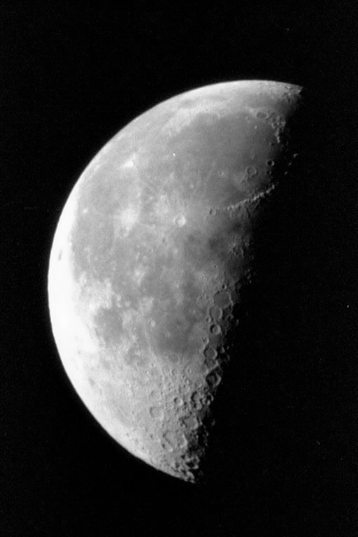
#> input picture images/moon.tif, 358 x 537 px
$ jupyter execute lab_16.ipynb
#> lines starting #> are read from the running program, lines starting #| are printed output that depends on the picture; after the words box and inside, x2 and y2 are one past the last pixel; in counts of white or black regions, pixels touching at a corner belong together
# Filtros lineales espaciales - otros casos

<div class="alert alert-block alert-success">
<b>Resumen:</b> En esta actividad se aplican diversos filtros lineales espaciales a una imagen en escala de grises. Se crean y visualizan máscaras de filtros como el Laplaciano, promedio, Gaussiano, Laplaciano del Gaussiano (LoG), desenfoque de movimiento, Prewitt, Sobel y Unsharp Mask. Estos filtros se aplican a la imagen original para resaltar diferentes características como bordes, texturas y detalles. Se identifican las imágenes que requieren normalización debido a valores de píxeles fuera del rango estándar, y se aplica la normalización min-max para escalar los valores entre 0 y 255, permitiendo una visualización adecuada. Finalmente, se analizan los resultados para comprender el impacto de cada filtro y la importancia de la normalización en el procesamiento y visualización de imágenes digitales.
</div>

### 1. Preámbulo

[cell 1]
# Importar las bibliotecas necesarias
import cv2
import numpy as np
import matplotlib.pyplot as plt

### 2. Lectura de la imagen

[cell 2]
# Lectura y visualización de la imagen
im_gray_1 = cv2.imread('./images/moon.tif', cv2.IMREAD_GRAYSCALE)
#> im_gray_1 is the input picture: shape (537, 358); min 0, max 253, mean 52.9

# Mostrar la imagen original
plt.figure(figsize=(6,6))
plt.imshow(im_gray_1, cmap='gray')
plt.title('Imagen Original')
plt.axis('off')
plt.show()

### 3. Filtros

Creación de máscaras

[cell 3]
sz = (21, 21)

#### 3.1 Filtro Laplaciano

[cell 4]
w_1 = np.array([[0, 1, 0],
                [1, -4, 1],
                [0, 1, 0]], dtype=np.float32)

#### 3.2 Filtro Promedio (average)

[cell 5]
w_2 = np.ones(sz, dtype=np.float32) / (sz[0] * sz[1])

#### 3.3 Filtro Gaussiano

[cell 6]
sigma_gauss = 2.5
w_3 = cv2.getGaussianKernel(ksize=sz[0], sigma=sigma_gauss)
w_3 = w_3 * w_3.T  # Convertir a 2D

#### 3.4 Filtro Laplaciano del Gaussiano (LoG)

[cell 7]
sigma_log = 5
x, y = np.meshgrid(np.arange(-sz[0]//2+1, sz[1]//2+1), np.arange(-sz[0]//2+1, sz[1]//2+1))
w_4 = -(1/(np.pi * sigma_log**4)) * (1 - ((x**2 + y**2) / (2 * sigma_log**2))) * np.exp(-(x**2 + y**2) / (2 * sigma_log**2))
w_4 = w_4 / np.sum(np.abs(w_4))

#### 3.5 Filtro de movimiento (Motion Blur)

[cell 8]
size = 20
angle = 45
w_5 = np.zeros((size, size), dtype=np.float32)
center = size // 2
slope = np.tan(np.deg2rad(angle))
for i in range(size):
    offset = int(round(slope * (i - center) + center))
    if 0 <= offset < size:
        w_5[offset, i] = 1
w_5 /= w_5.sum()

#### 3.6 Filtro Prewitt

[cell 9]
w_6 = np.array([[-1, 0, 1],
                [-1, 0, 1],
                [-1, 0, 1]], dtype=np.float32)

#### 3.7 Filtro Sobel

[cell 10]
w_7 = np.array([[-1, 0, 1],
                [-2, 0, 2],
                [-1, 0, 1]], dtype=np.float32)

#### 3.8 Filtro Unsharp mask

[cell 11]
alpha = 0.2
kernel_size = 5
gaussian = cv2.getGaussianKernel(kernel_size, 0)
gaussian = gaussian * gaussian.T
delta = np.zeros_like(gaussian)
delta[kernel_size//2, kernel_size//2] = 1
w_8 = delta + alpha * (delta - gaussian)

#### 3.9 Visualización de la máscaras

[cell 12]
# Visualización de todas las máscaras en 2D

# Lista de máscaras y títulos
mascaras = [
    (w_1, 'Máscara Laplaciana (w_1)'),
    (w_2, 'Máscara Promedio (w_2)'),
    (w_3, 'Máscara Gaussiana (w_3)'),
    (w_4, 'Máscara LoG (w_4)'),
    (w_5, 'Máscara Motion Blur (w_5)'),
    (w_6, 'Máscara Prewitt (w_6)'),
    (w_7, 'Máscara Sobel (w_7)'),
    (w_8, 'Máscara Unsharp Mask (w_8)')
]
n_cols = 3
n_rows = (len(mascaras) + n_cols - 1) // n_cols

plt.figure(figsize=(12, 8))
plt.subplots_adjust(hspace=0.5, wspace=0.3)
# Visualizar cada máscara
index = 0
for mask, title in mascaras:
    plt.subplot(n_rows, n_cols, index + 1)
    plt.imshow(mask, cmap='gray')
    plt.title(title)
    plt.axis('off')
    plt.colorbar()
    index += 1

plt.show()
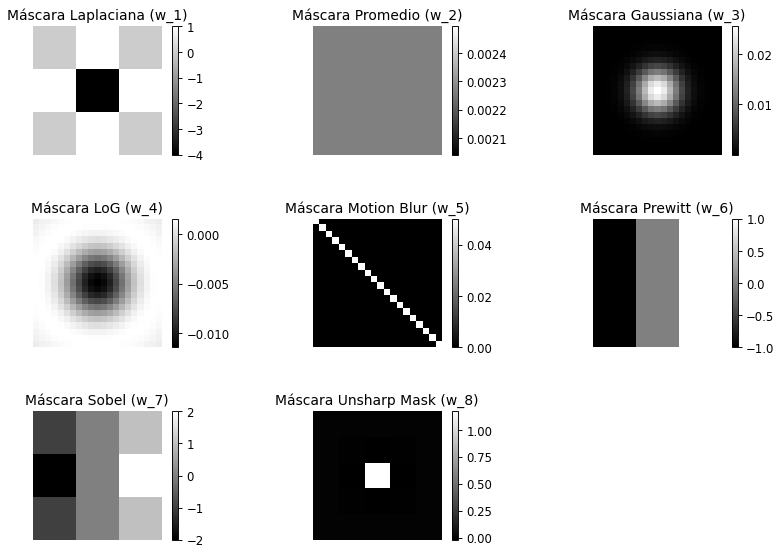
#> figure drawn by matplotlib, 16 panels

#### 4. Filtrado

[cell 13]
def min_max_normalization(image, new_min=0, new_max=1):
    # Convertir a float para evitar desbordamientos
    image_float = image.astype(np.float32)
    norm_image = (image_float - image_float.min()) / (image_float.max() - image_float.min())
    norm_image = norm_image * (new_max - new_min) + new_min
    return norm_image

[cell 14]
# Convertir la imagen a tipo float32 para evitar problemas en operaciones
im_float = im_gray_1.astype(np.float32)

# Aplicar los filtros con replicación en los bordes
g_1 = cv2.filter2D(im_float, -1, w_1, borderType=cv2.BORDER_REPLICATE)    # Laplacian
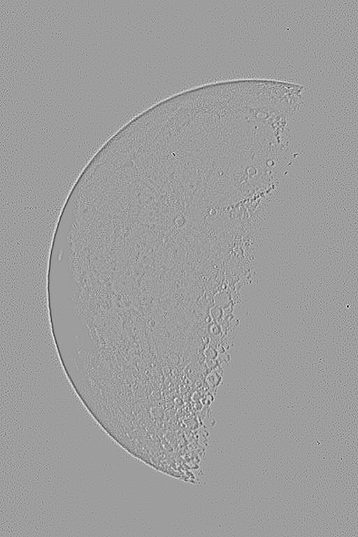
#> g_1: shape (537, 358) float32; min -168, max 104, mean 0; drawn with min black and max white
g_2 = cv2.filter2D(im_float, -1, w_2, borderType=cv2.BORDER_REPLICATE)    # Average
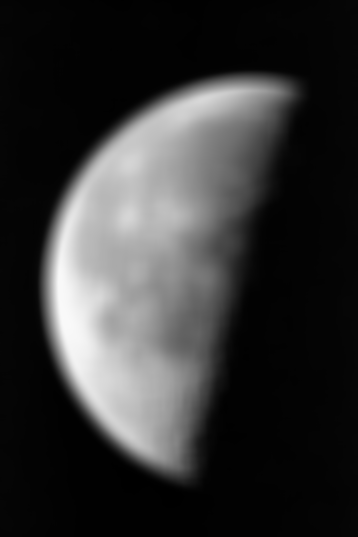
#> g_2: shape (537, 358) float32; min 0.578, max 250, mean 52.9
g_3 = cv2.filter2D(im_float, -1, w_3, borderType=cv2.BORDER_REPLICATE)    # Gaussian
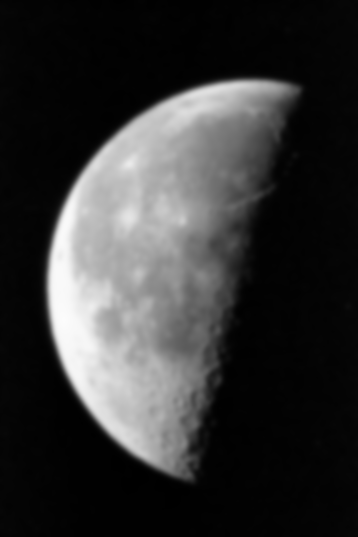
#> g_3: shape (537, 358) float32; min 0.143, max 252.2, mean 52.9
g_4 = cv2.filter2D(im_float, -1, w_4, borderType=cv2.BORDER_REPLICATE)    # LoG
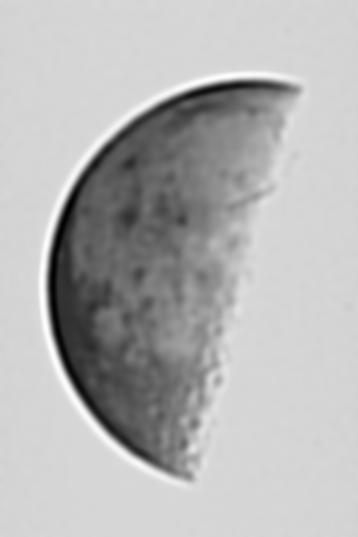
#> g_4: shape (537, 358) float32; min -104.7, max 19.29, mean -16.89; drawn with min black and max white
g_5 = cv2.filter2D(im_float, -1, w_5, borderType=cv2.BORDER_REPLICATE)    # Motion Blur
g_6 = cv2.filter2D(im_float, -1, w_6, borderType=cv2.BORDER_REPLICATE)    # Prewitt
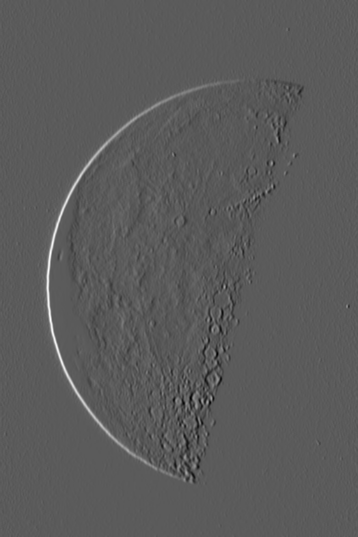
#> g_6: shape (537, 358) float32; min -320, max 575, mean 0; drawn with min black and max white
g_7 = cv2.filter2D(im_float, -1, w_7, borderType=cv2.BORDER_REPLICATE)    # Sobel
g_8 = cv2.filter2D(im_float, -1, w_8, borderType=cv2.BORDER_REPLICATE)    # Unsharp Mask

<b>Actividad</b>
- Identifique las imágenes que requieren normalización.
- Aplique la normalización min-max.

#### 5. Visualización de resultados

[cell 15]
# Lista de resultados y títulos
resultados = [
    (im_gray_1, 'Imagen Original'),
    (g_1, 'g_1 (Laplacian)'),
    (g_2, 'g_2 (Average)'),
    (g_3, 'g_3 (Gaussian)'),
    (g_4, 'g_4 (LoG)'),
    (g_5, 'g_5 (Motion Blur)'),
    (g_6, 'g_6 (Prewitt)'),
    (g_7, 'g_7 (Sobel)'),
    (g_8, 'g_8 (Unsharp Mask)')
]

# Visualizar cada resultado
for img, title in resultados:
    plt.figure(figsize=(6,6))
    plt.imshow(img, cmap='gray')
    plt.title(title)
    plt.axis('off')
    plt.show()
#> this loop made 9 passes
#> title on passes 1 to 9: 'Imagen Original', 'g_1 (Laplacian)', 'g_2 (Average)', 'g_3 (Gaussian)', 'g_4 (LoG)', 'g_5 (Motion Blur)', 'g_6 (Prewitt)', 'g_7 (Sobel)', 'g_8 (Unsharp Mask)'

#### 6. Bonus track

[cell 16]
# Restar el filtro Laplaciano de la imagen original
g_9 = min_max_normalization(im_float - g_1)
#> in min_max_normalization, `image_float = image.astype(np.float32)`:
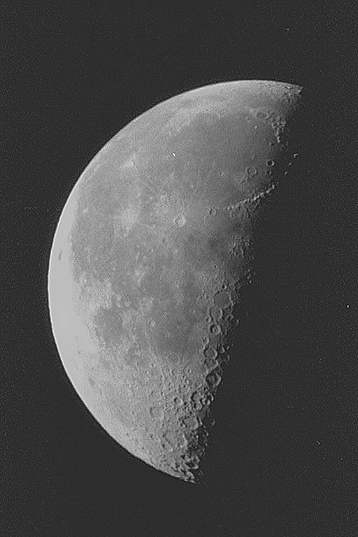
#> image_float: shape (537, 358) float32; min -78, max 361, mean 52.9; drawn with min black and max white
